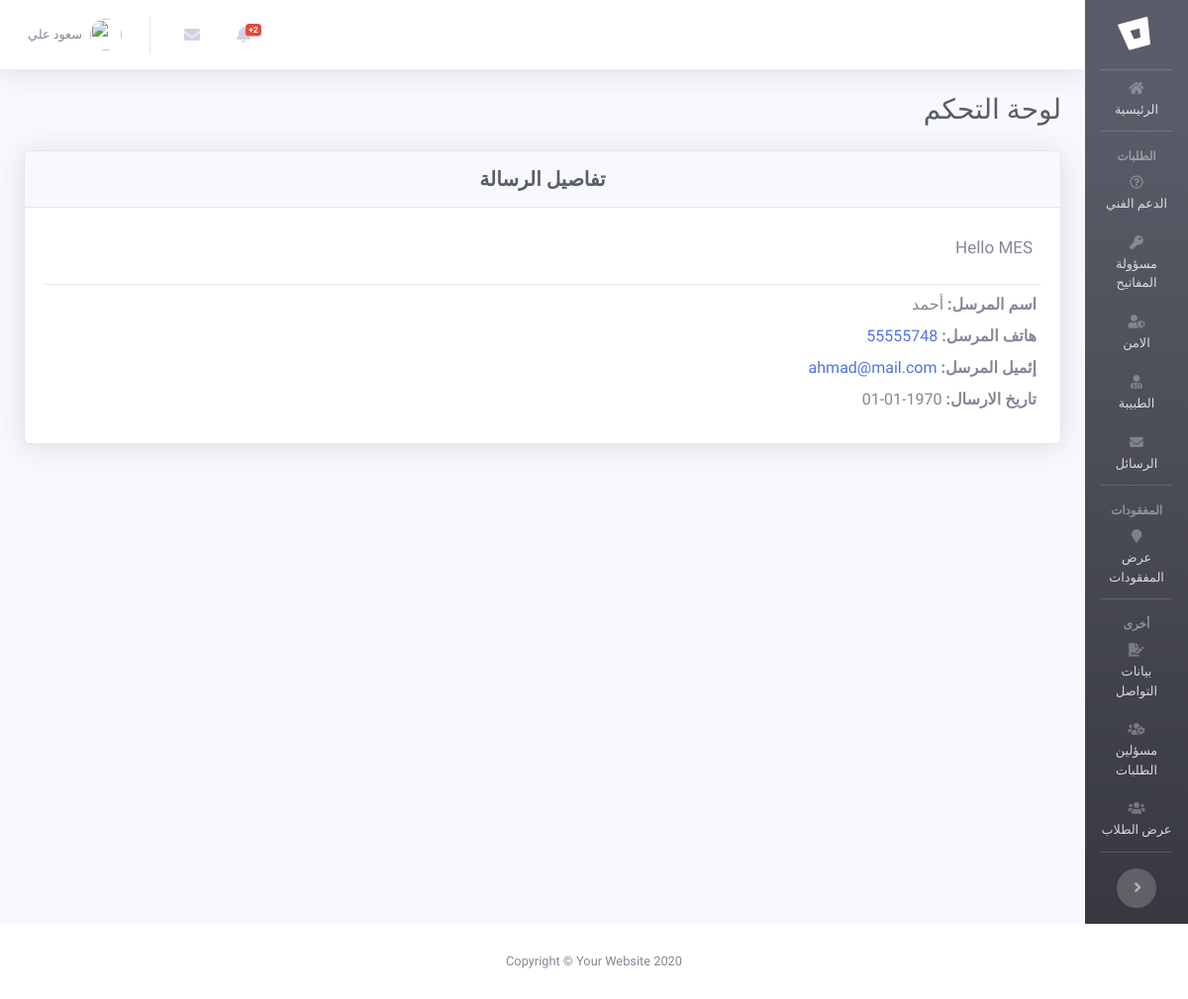
The app's page /dashboard/show-msg.php?id=1 (signed in) with its own data.
### tables this page shows
CREATE TABLE `contact` (
  `id` int(11) NOT NULL,
  `name` varchar(225) NOT NULL,
  `email` varchar(225) NOT NULL,
  `phone` varchar(225) NOT NULL,
  `message` varchar(225) NOT NULL,
  `reared` int(11) NOT NULL DEFAULT '0',
  `date` int(225) NOT NULL
);

### dashboard/includes/DataBase.php (called while the page is built, shortened)
<?php
class Database
{
    protected $_db;
    static $_instance;
    private $host = 'localhost';
    private $db_name = 'tvtc_test';
    private $username = 'root';
    private $password = '';
    private function __construct() {
        try{
            $this->_db = new PDO('mysql:host='.$this->host .';dbname='.$this->db_name .';charset=utf8mb4', ''.$this->username .'', ''.$this->password .'', [PDO::ATTR_ERRMODE => PDO::ERRMODE_EXCEPTION,PDO::ATTR_DEFAULT_FETCH_MODE => PDO::FETCH_ASSOC]);
        }catch(PDOException $e){
            $errorId = 6;
            require 'error.php';
            exit;
        }
    }
    public static function getInstance() {
        if (!(self::$_instance instanceof self)) {
            self::$_instance = new self();
        }
        return self::$_instance;
    }
    public function __call ( $method, $args ) {
        if ( is_callable(array($this->_db, $method)) ) {
            return call_user_func_array(array($this->_db, $method), $args);
        }
        else {
            throw new BadMethodCallException('Undefined method Database::' . $method);
        }
    }
}
$conn = Database::getInstance();

### dashboard/show-msg.php (the view, shortened to what this page needs)
<?php
$msg_id = (int)$_GET['id'];
?>
<?php include "includes/head.php";?>
<body id="page-top" >
<div id="wrapper">
    <?php include "includes/menu.php" ?>
    <div id="content-wrapper" class="d-flex flex-column">
        <div id="content">
            <nav class="navbar navbar-expand navbar-light bg-white topbar mb-4 static-top shadow">
                <ul class="navbar-nav mr-auto">
                    <?php include "includes/alert.php"?>
                    <?php include "includes/msg.php"?>
                    <?php include "includes/logout-menu.php"?>
                </ul>
            </nav>
            <div class="container-fluid">
                <div class="d-sm-flex align-items-center justify-content-between mb-4">
                    <h1 class="h3 mb-0 text-gray-800 text-right Fonty">لوحة التحكم</h1>
                </div>
                <div class="row" >
                    <div class="col-xl-12 col-md-12 mb-4" dir="rtl">
                        <div class="card shadow mb-4">
                            <div class="card-header py-3">
                                <h5 class="m-0 font-weight-bold text-dark Fonty text-center">تفاصيل الرسالة </h5>
                            </div>
                            <div class="card-body">
                                <?php
                                $stmt= $conn->prepare("SELECT * FROM `contact` WHERE id =:idmsg");
                                $stmt->bindValue(":idmsg", $msg_id);
                                $stmt->execute();
                                $row = $stmt->fetch();
                                ?>
                                <p class="fonty-par text-right p-2">
                                    <?=$row['message']?>
                                </p>
                                <hr class="sidebar-divider my-0">
                                <div class="p-1 text-right">
                                    <div class="font-weight-bold Fonty pb-2 pt-1 "> اسم المرسل: <span class="font-weight-normal"> <?=$row['name']?></span> </div>
                                    <?php if(!empty($row['phone'])): ?>
                                    <div class="font-weight-bold Fonty pb-2 ">  هاتف المرسل: <span class="font-weight-normal"><a href="tel:<?=$row['phone']?>"><?=$row['phone']?></a></span> </div>
                                    <?php endif; ?>
                                    <div class="font-weight-bold Fonty pb-2 ">  إئميل المرسل: <span class="font-weight-normal"><a href="mailto:<?=$row['email']?>"><?=$row['email']?></a></span> </div>
                                    <div class="font-weight-bold Fonty pb-2 "> تاريخ الارسال: <span class="font-weight-normal"><?php echo  date('Y-m-d', $row['date'])?></span> </div>
                                </div>
                            </div>
                        </div>
                    </div>
                </div>
            </div>
        </div>
    </div>
</div>
<footer class="sticky-footer bg-white">
    <div class="container my-auto">
        <div class="copyright text-center my-auto">
            <span>Copyright &copy; Your Website 2020</span>
        </div>
    </div>
</footer>
</body>
</html>

### dashboard/css/mystyle.css (style rules this page uses)
.Fonty { font-family: 'Tajawal', sans-serif; }
.fonty-par { font-family: 'Tajawal', sans-serif; font-size: 17px; }

### dashboard/show-msg.php (style rules this page uses)
.navbar-nav { padding-right: 0; }
* { font-family: 'Tajawal', sans-serif; }

### records on screen
contact: message "Hello MES", name "أحمد", phone "55555748", email "ahmad@mail.com", date "1970-01-01"

### other values on screen
$count "2"
$_SESSION['dashName:TVTC'] "سعود علي"
